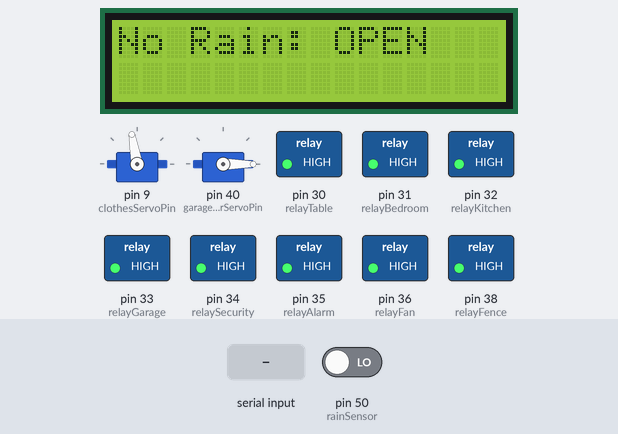
A sketch run on a simulated Arduino Mega 2560, built with avr-gcc and run on an emulated ATmega2560. Shown: 2 × servo, 16×2 character LCD, switched loads named in the sketch (green lamp = pin HIGH). Inputs (shaded band) come from the test bench; at power-on: pin 50 (rainSensor) LOW.

Above: at 4.2 s.
4.3 s: "A\n" received over the second serial link
At 5.5 s:
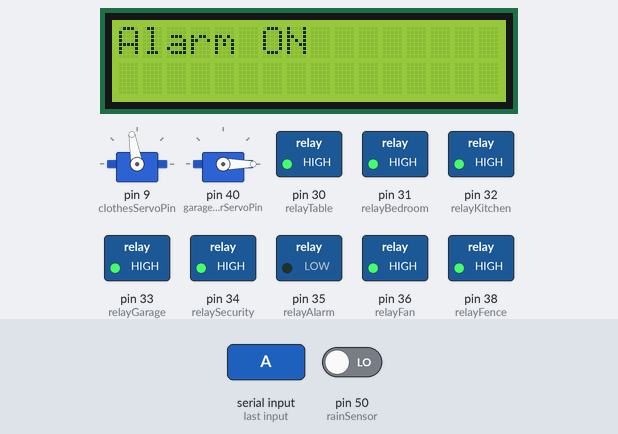
6.5 s: pin 50 (rainSensor) driven HIGH
At 7.3 s:
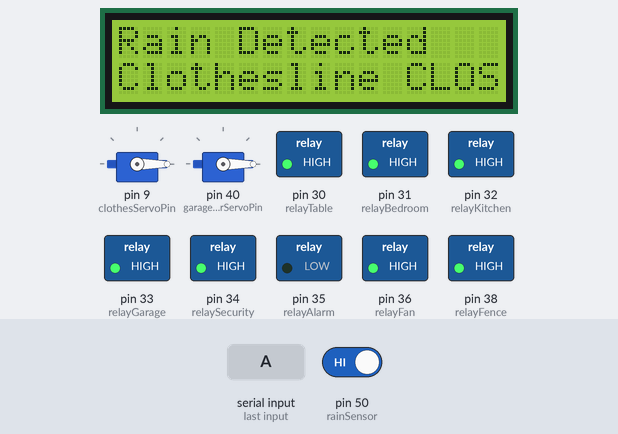
9.5 s: "C\n" received over the second serial link
At 10.7 s:
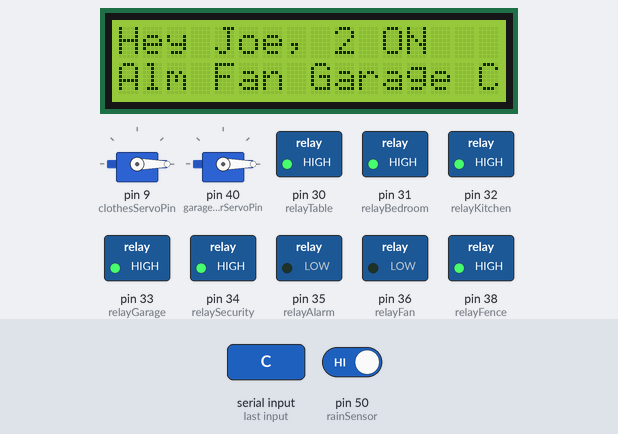
11.0 s: "B\n" received over the second serial link
At 11.9 s:
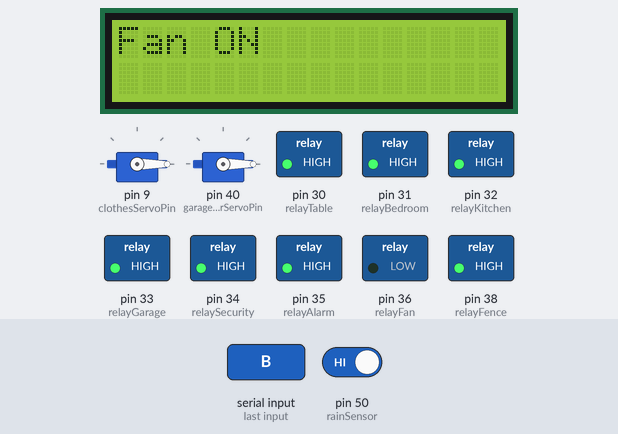
12.5 s: "G\n" received over the second serial link
At 13.2 s:
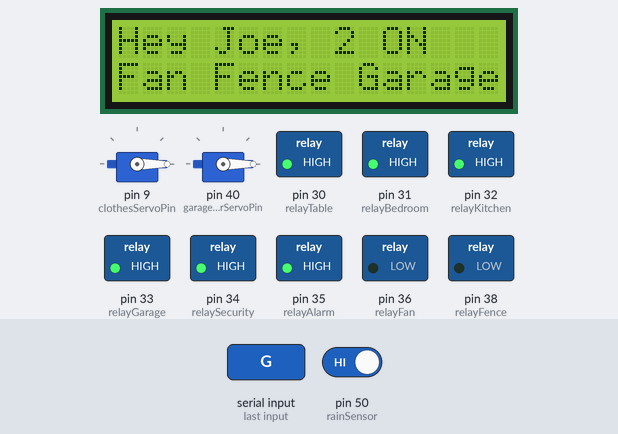
14.0 s: "D\n" received over the second serial link
At 15.4 s:
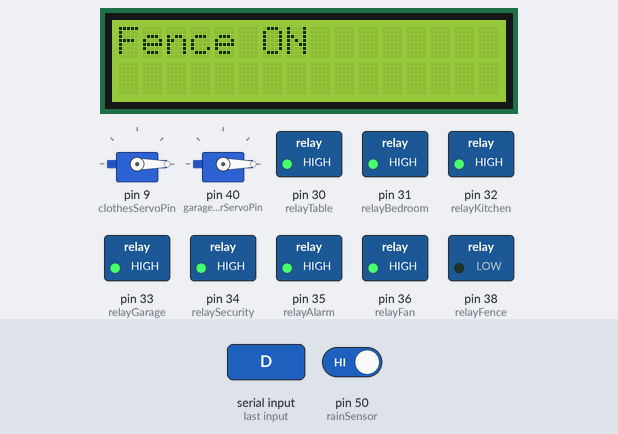
Timing chart, 0 to 16.5 s (numbered marks = the images above; inputs shaded):
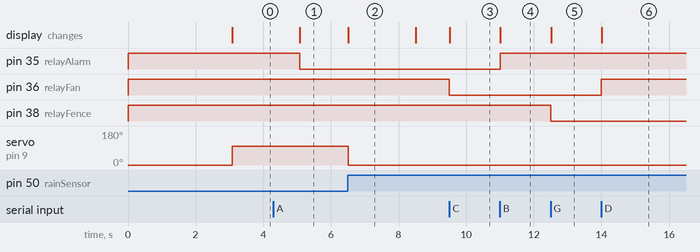

Measured:
- after the input at 4.3 s, pin 35 (relayAlarm): HIGH → LOW after 0.78 s; the display: first differs from a run without the input after 0.78 s (image 1)
- after the input at 6.5 s, servo on pin 9 (clothesServoPin): 100° → 0° at once; the display: changes at once (image 2)
- after the input at 9.5 s, pin 36 (relayFan): HIGH → LOW at once; the display: changes at once (image 3)
- after the input at 11.0 s, pin 35 (relayAlarm): LOW → HIGH at once; the display: changes at once (image 4)
- after the input at 12.5 s, pin 38 (relayFence): HIGH → LOW at once; the display: changes at once (image 5)
- after the input at 14.0 s, pin 36 (relayFan): LOW → HIGH at once; the display: changes at once (image 6)
- what the display in image 2 shows lasts 2.0 s, from 6.5 s to 8.5 s

The sketch:

home4.ino
```cpp
#include <LiquidCrystal.h>
#include <Servo.h>

// --- LCD Setup (RS, E, D4, D5, D6, D7)
LiquidCrystal lcd(22, 23, 24, 25, 26, 27);

// --- Servo for clothesline
Servo clothesServo;
const int clothesServoPin = 9;

// --- Servo for Garage Door
Servo garageDoorServo;
const int garageDoorServoPin = 40; // New servo for garage door

// --- Relays
const int relayTable    = 30;
const int relayBedroom  = 31;
const int relayKitchen  = 32;
const int relayGarage   = 33;
const int relaySecurity = 34;
const int relayAlarm    = 35;
const int relayFan      = 36;
const int relayFence    = 38; // Electric fence relay

// --- Rain Sensor
const int rainSensor = 50;

// --- States
bool tableState       = false;
bool bedroomState     = false;
bool kitchenState     = false;
bool garageState      = false;
bool securityState    = false;
bool alarmState       = false;
bool fanState         = false;
bool fenceState       = false; // Electric fence state
bool garageDoorOpen   = false; // State of new garage door servo

int lastRainReading = -1; // -1 = unknown

// ---------- Helpers
String normalize(String s) {
  s.trim();
  for (size_t i = 0; i < s.length(); i++) {
    s[i] = (char)tolower(s[i]);
  }
  return s;
}

void setDevice(bool on, int relayPin, bool &stateRef) {
  stateRef = on;
  digitalWrite(relayPin, on ? LOW : HIGH); // active LOW relays
}

void setAll(bool on) {
  setDevice(on, relayTable,    tableState);
  setDevice(on, relayBedroom,  bedroomState);
  setDevice(on, relayKitchen,  kitchenState);
  setDevice(on, relayGarage,   garageState);
  setDevice(on, relaySecurity, securityState);
  setDevice(on, relayAlarm,    alarmState);
  setDevice(on, relayFan,      fanState);
  setDevice(on, relayFence,    fenceState);
}

// ---------- Setup
void setup() {
  // Relay pins
  pinMode(relayTable, OUTPUT);
  pinMode(relayBedroom, OUTPUT);
  pinMode(relayKitchen, OUTPUT);
  pinMode(relayGarage, OUTPUT);
  pinMode(relaySecurity, OUTPUT);
  pinMode(relayAlarm, OUTPUT);
  pinMode(relayFan, OUTPUT);
  pinMode(relayFence, OUTPUT);

  // Ensure all OFF initially
  digitalWrite(relayTable, HIGH);
  digitalWrite(relayBedroom, HIGH);
  digitalWrite(relayKitchen, HIGH);
  digitalWrite(relayGarage, HIGH);
  digitalWrite(relaySecurity, HIGH);
  digitalWrite(relayAlarm, HIGH);
  digitalWrite(relayFan, HIGH);
  digitalWrite(relayFence, HIGH);

  // Rain sensor & servos
  pinMode(rainSensor, INPUT);
  clothesServo.attach(clothesServoPin);
  clothesServo.write(0);
  garageDoorServo.attach(garageDoorServoPin);
  garageDoorServo.write(0); // closed initially

  // Serial ports
  Serial.begin(9600);
  Serial1.begin(9600);  // Bluetooth on Mega pins TX1=18, RX1=19
  Serial.setTimeout(200);
  Serial1.setTimeout(200);

  // LCD
  lcd.begin(16, 2);
  lcd.print("WELCOME TO JP");
  lcd.setCursor(0, 1);
  lcd.print("SMART HOME");
  delay(3000);
  lcd.clear();
  updateLCD();
}

// ---------- Main loop
void loop() {
  if (Serial1.available()) {
    char peeked = Serial1.peek();

    if ((peeked >= '0' && peeked <= '9') ||
        peeked == 'A' || peeked == 'B' ||
        peeked == 'C' || peeked == 'D' ||
        peeked == 'E' || peeked == 'F' ||
        peeked == 'G' || peeked == 'H') {
      char c = Serial1.read();
      processBluetoothCommand(c);
      updateLCD();
    } else {
      String cmd = Serial1.readStringUntil('\n');
      if (cmd.length() == 0) cmd = Serial1.readStringUntil('\r');
      cmd = normalize(cmd);
      if (cmd.length() > 0) {
        processVoiceCommand(cmd);
        updateLCD();
      }
    }
  }

  if (Serial.available()) {
    String cmd = Serial.readStringUntil('\n');
    if (cmd.length() == 0) cmd = Serial.readStringUntil('\r');
    cmd = normalize(cmd);
    if (cmd.length() > 0) {
      processVoiceCommand(cmd);
      updateLCD();
    }
  }

  // --- Rain Sensor & Clothesline Servo
  int r = digitalRead(rainSensor);
  if (r == HIGH) {
    clothesServo.write(0);   // No rain
  } else {
    clothesServo.write(100); // Rain
  }

  if (r != lastRainReading) {
    lastRainReading = r;
    lcd.clear();
    lcd.setCursor(0, 0);
    if (r == LOW) {
      lcd.print("No Rain: OPEN");
    } else {
      lcd.print("Rain Detected");
      lcd.setCursor(0, 1);
      lcd.print("Clothesline CLOSE");
    }
    delay(2000);
    updateLCD();
  }
}

// ---------- Single-char Bluetooth commands
void processBluetoothCommand(char cmd) {
  if (cmd == '1') setDevice(true,  relayTable,    tableState);
  else if (cmd == '0') setDevice(false, relayTable,    tableState);

  else if (cmd == '2') setDevice(true,  relayBedroom,  bedroomState);
  else if (cmd == '3') setDevice(false, relayBedroom,  bedroomState);

  else if (cmd == '4') setDevice(true,  relayKitchen,  kitchenState);
  else if (cmd == '5') setDevice(false, relayKitchen,  kitchenState);

  else if (cmd == '6') setDevice(true,  relayGarage,   garageState);
  else if (cmd == '7') setDevice(false, relayGarage,   garageState);

  else if (cmd == '8') setDevice(true,  relaySecurity, securityState);
  else if (cmd == '9') setDevice(false, relaySecurity, securityState);

  else if (cmd == 'A') setDevice(true,  relayAlarm,    alarmState);
  else if (cmd == 'B') setDevice(false, relayAlarm,    alarmState);

  else if (cmd == 'C') setDevice(true,  relayFan,      fanState);
  else if (cmd == 'D') setDevice(false, relayFan,      fanState);

  else if (cmd == 'G') setDevice(true,  relayFence,    fenceState);  // Electric fence ON
  else if (cmd == 'H') setDevice(false, relayFence,    fenceState);  // Electric fence OFF

  else if (cmd == 'E') { garageDoorServo.write(90);  garageDoorOpen = true;  }  // Garage Door Open
  else if (cmd == 'F') { garageDoorServo.write(0);   garageDoorOpen = false; }  // Garage Door Close
}

// ---------- Voice phrases
void processVoiceCommand(String command) {
  if (!command.startsWith("jp ")) return;
  String rest = command.substring(3);

  if (rest == "all on")  { setAll(true);  return; }
  if (rest == "all off") { setAll(false); return; }

  bool turnOn = rest.endsWith(" on");
  bool turnOff = rest.endsWith(" off");

  if (rest == "open garage") {
    garageDoorServo.write(90);  // Door Open
    garageDoorOpen = true;
    return;
  }
  if (rest == "close garage") {
    garageDoorServo.write(0);   // Door Close
    garageDoorOpen = false;
    return;
  }

  String device = rest;
  if (turnOn || turnOff) {
    device = rest.substring(0, rest.lastIndexOf(' '));
  }

  if (device.indexOf("table") != -1)
    setDevice(turnOn, relayTable, tableState);
  else if (device.indexOf("bed") != -1)
    setDevice(turnOn, relayBedroom, bedroomState);
  else if (device.indexOf("kitchen") != -1)
    setDevice(turnOn, relayKitchen, kitchenState);
  else if (device.indexOf("garage") != -1)
    setDevice(turnOn, relayGarage, garageState);
  else if (device.indexOf("security") != -1)
    setDevice(turnOn, relaySecurity, securityState);
  else if (device.indexOf("alarm") != -1)
    setDevice(turnOn, relayAlarm, alarmState);
  else if (device.indexOf("fan") != -1)
    setDevice(turnOn, relayFan, fanState);
  else if (device.indexOf("fence") != -1)
    setDevice(turnOn, relayFence, fenceState);
}

// ---------- LCD
void updateLCD() {
  lcd.clear();
  int countOn = 0;

  if (tableState)    countOn++;
  if (bedroomState)  countOn++;
  if (kitchenState)  countOn++;
  if (garageState)   countOn++;
  if (securityState) countOn++;
  if (alarmState)    countOn++;
  if (fanState)      countOn++;
  if (fenceState)    countOn++;

  lcd.setCursor(0, 0);
  if (countOn == 0 && !garageDoorOpen) {
    lcd.print("Hey Joe, All Off");
    return;
  }
  if (countOn >= 2) {
    lcd.print("Hey Joe, ");
    lcd.print(countOn);
    lcd.print(" ON");
  } else {
    if (tableState)   { lcd.print("TableLight ON"); return; }
    if (bedroomState) { lcd.print("Bedroom ON");   return; }
    if (kitchenState) { lcd.print("Kitchen ON");   return; }
    if (garageState)  { lcd.print("GarageLight ON");return; }
    if (securityState){ lcd.print("Security ON");  return; }
    if (alarmState)   { lcd.print("Alarm ON");     return; }
    if (fanState)     { lcd.print("Fan ON");       return; }
    if (fenceState)   { lcd.print("Fence ON");     return; }
  }

  lcd.setCursor(0, 1);
  if (tableState)    lcd.print("Tbl ");
  if (bedroomState)  lcd.print("Bed ");
  if (kitchenState)  lcd.print("Kit ");
  if (garageState)   lcd.print("GarL ");
  if (securityState) lcd.print("Sec ");
  if (alarmState)    lcd.print("Alm ");
  if (fanState)      lcd.print("Fan ");
  if (fenceState)    lcd.print("Fence ");
  if (garageDoorOpen) lcd.print("Garage OPEN");
  else lcd.print("Garage CLSD");
}
```
